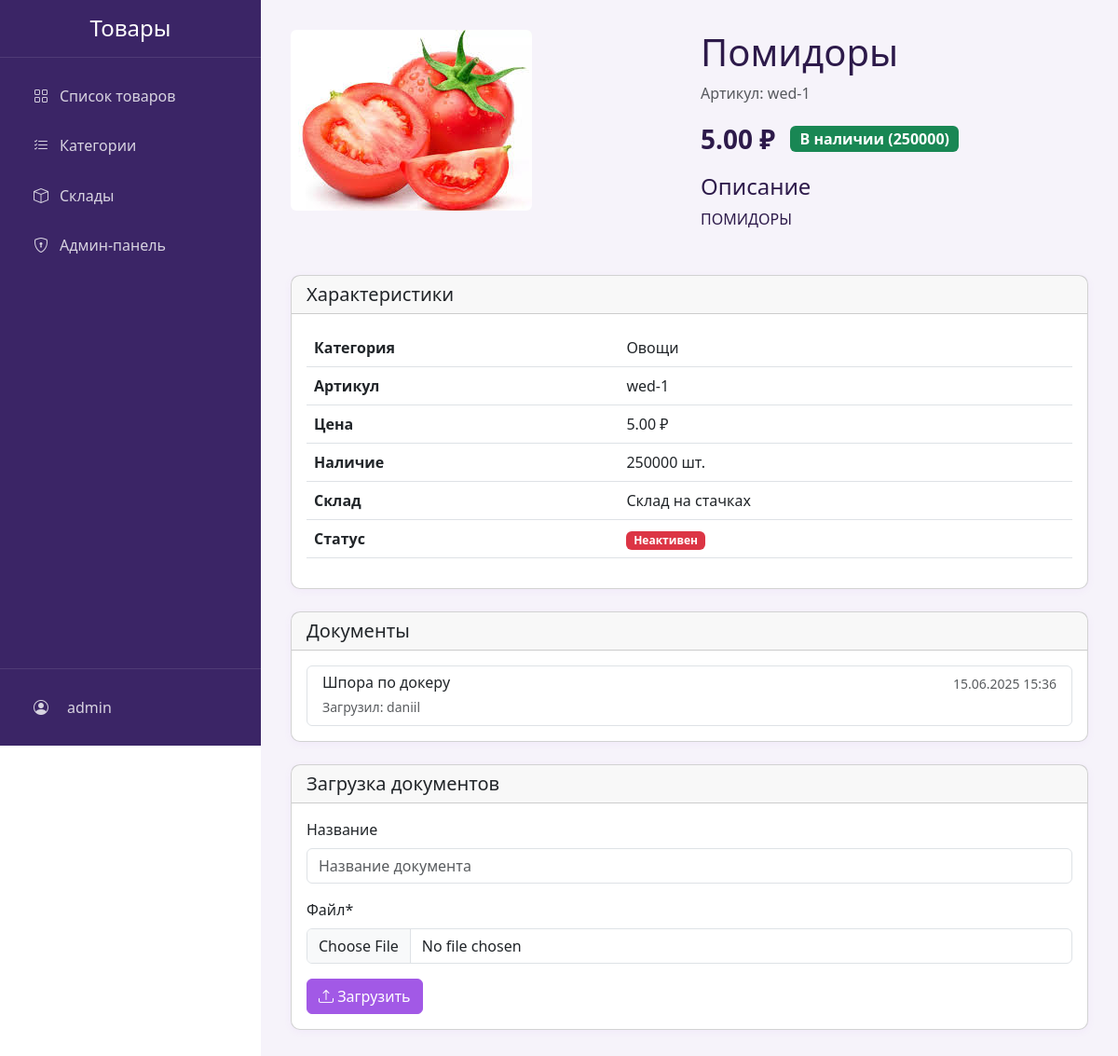
The app's page /product/3/ (signed in) with its own data.
### products/models.py (models this page shows, shortened)
class User(AbstractUser):
    ROLES = (
        ('admin', 'Администратор'),
        ('manager', 'Менеджер'),
        ('client', 'Клиент'),
    )
    role = models.CharField(max_length=10, choices=ROLES, default='client')
    phone = models.CharField(max_length=20, blank=True)
    address = models.TextField(blank=True)

class Product(models.Model):
    name = models.CharField('Название', max_length=200)
    sku = models.CharField('Артикул', max_length=50, unique=True, blank=True)
    description = models.TextField('Описание', blank=True)
    category = models.ForeignKey(Category, on_delete=models.PROTECT, verbose_name='Категория')
    warehouse = models.ForeignKey(Warehouse, on_delete=models.PROTECT, verbose_name='Склад', null=True, blank=True)
    price = models.DecimalField('Цена', max_digits=10, decimal_places=2)
    quantity = models.PositiveIntegerField('Количество', default=0)
    image = models.ImageField('Изображение', upload_to='products/', blank=True, null=True)
    created_at = models.DateTimeField('Дата создания', auto_now_add=True)
    updated_at = models.DateTimeField('Дата обновления', auto_now=True)
    created_by = models.ForeignKey(User, on_delete=models.PROTECT, verbose_name='Создал', null=True, blank=True)
    is_active = models.BooleanField('Активен', default=True)
    class Meta:
        verbose_name = 'Товар'
        verbose_name_plural = 'Товары'
        ordering = ['-created_at']
        permissions = [
            ("can_manage_warehouse_products", "Может управлять товарами склада"),
        ]

class Category(models.Model):
    name = models.CharField('Название', max_length=100)
    description = models.TextField('Описание', blank=True)
    created_at = models.DateTimeField('Дата создания', auto_now_add=True, null=True, blank=True)
    updated_at = models.DateTimeField('Дата обновления', auto_now=True)
    class Meta:
        verbose_name = 'Категория'
        verbose_name_plural = 'Категории'
        ordering = ['name']

class Warehouse(models.Model):
    name = models.CharField('Название', max_length=100)
    address = models.CharField('Адрес', max_length=200)
    description = models.TextField('Описание', blank=True)
    image = models.ImageField('Изображение', upload_to='warehouses/', blank=True, null=True)
    created_at = models.DateTimeField('Дата создания', auto_now_add=True)
    updated_at = models.DateTimeField('Дата обновления', auto_now=True)
    class Meta:
        verbose_name = 'Склад'
        verbose_name_plural = 'Склады'
        ordering = ['name']

class ProductDocument(models.Model):
    product = models.ForeignKey(Product, on_delete=models.CASCADE, related_name='documents')
    file = models.FileField('Файл', upload_to='product_documents/')
    name = models.CharField('Название', max_length=200, null=True, blank=True)
    uploaded_by = models.ForeignKey(User, on_delete=models.PROTECT, null=True, blank=True)
    uploaded_at = models.DateTimeField('Дата загрузки', auto_now_add=True)
    class Meta:
        verbose_name = 'Документ товара'
        verbose_name_plural = 'Документы товаров'
        ordering = ['-uploaded_at']

### products/views.py (the view)
# urls.py: path('product/<int:pk>/', views.product_detail, name='product_detail'),
@login_required
def product_detail(request, pk):
    product = get_object_or_404(Product.objects.prefetch_related('documents'), pk=pk)
    can_view = (
        request.user.is_staff or  # Админ может просматривать все товары
        product.is_active or  # Активные товары видны всем
        (hasattr(request.user, 'profile') and  # Менеджер может просматривать товары своего склада
         request.user.profile.warehouse == product.warehouse)
    )
    if not can_view:
        raise PermissionDenied
    documents = product.documents.all()
    if request.method == 'POST' and request.user.is_authenticated:
        form = DocumentUploadForm(request.POST, request.FILES, user=request.user)
        if form.is_valid():
            document = form.save(commit=False)
            document.product = product
            document.save()
            messages.success(request, 'Файл успешно загружен.')
            return redirect('product_detail', pk=pk)
    else:
        form = DocumentUploadForm(user=request.user)
    return render(request, 'products/detail.html', {
        'product': product,
        'documents': documents,
        'form': form,
    })

### products/templates/products/detail.html (shortened to what this page needs)
{% extends 'base.html' %}
{% load crispy_forms_tags %}
{% block content %}
<div class="row mb-4">
    <div class="col-md-6">
        {% if product.image %}
        <img src="{{ product.image.url }}" class="img-fluid product-image rounded" alt="{{ product.name }}">
        {% else %}
        <div class="bg-secondary d-flex align-items-center justify-content-center rounded" style="height: 400px;">
            <i class="bi bi-image text-white" style="font-size: 5rem;"></i>
        </div>
        {% endif %}
    </div>
    <div class="col-md-6">
        <h1>{{ product.name }}</h1>
        <p class="text-muted">Артикул: {{ product.sku }}</p>
        <div class="d-flex align-items-center mb-3">
            <span class="fs-3 fw-bold me-3">{{ product.price }} ₽</span>
            <span class="badge bg-{% if product.quantity > 0 %}success{% else %}danger{% endif %} fs-6">
                {% if product.quantity > 0 %}В наличии ({{ product.quantity }}){% else %}Нет в наличии{% endif %}
            </span>
        </div>
        <div class="mb-4">
            <h4>Описание</h4>
            <p>{{ product.description }}</p>
        </div>
    </div>
</div>
<div class="row">
    <div class="col-12">
        <div class="card mb-4">
            <div class="card-header">
                <h5 class="mb-0">Характеристики</h5>
            </div>
            <div class="card-body">
                <div class="table-responsive">
                    <table class="table">
                        <tbody>
                            <tr>
                                <th scope="row">Категория</th>
                                <td>{{ product.category.name }}</td>
                            </tr>
                            <tr>
                                <th scope="row">Артикул</th>
                                <td>{{ product.sku }}</td>
                            </tr>
                            <tr>
                                <th scope="row">Цена</th>
                                <td>{{ product.price }} ₽</td>
                            </tr>
                            <tr>
                                <th scope="row">Наличие</th>
                                <td>{{ product.quantity }} шт.</td>
                            </tr>
                            <tr>
                                <th scope="row">Склад</th>
                                <td>{{ product.warehouse.name }}</td>
                            </tr>
                            <tr>
                                <th scope="row">Статус</th>
                                <td>
                                    <span class="badge bg-{% if product.is_active %}success{% else %}danger{% endif %}">
                                        {% if product.is_active %}Активен{% else %}Неактивен{% endif %}
                                    </span>
                                </td>
                            </tr>
                        </tbody>
                    </table>
                </div>
            </div>
        </div>
    </div>
</div>
{% if documents %}
<div class="row">
    <div class="col-12">
        <div class="card">
            <div class="card-header">
                <h5 class="mb-0">Документы</h5>
            </div>
            <div class="card-body">
                <div class="list-group">
                    {% for document in documents %}
                    <a href="{{ document.file.url }}" class="list-group-item list-group-item-action" target="_blank">
                        <div class="d-flex w-100 justify-content-between">
                            <h6 class="mb-1">{{ document.name|default:document.file.name }}</h6>
                            <small class="text-muted">{{ document.uploaded_at|date:"d.m.Y H:i" }}</small>
                        </div>
                        <small class="text-muted">Загрузил: {{ document.uploaded_by.get_full_name|default:document.uploaded_by.username }}</small>
                    </a>
                    {% endfor %}
                </div>
            </div>
        </div>
    </div>
</div>
{% endif %}
{% if user.is_staff or user.role == 'manager' %}
<div class="row mt-4">
    <div class="col-12">
        <div class="card">
            <div class="card-header">
                <h5 class="mb-0">Загрузка документов</h5>
            </div>
            <div class="card-body">
                <form method="post" enctype="multipart/form-data">
                    {{ form|crispy }}
                    <button type="submit" class="btn btn-primary">
                        <i class="bi bi-upload"></i> Загрузить
                    </button>
                </form>
            </div>
        </div>
    </div>
</div>
{% endif %}
{% endblock %}

### products/templates/base.html (shortened to what this page needs)
<!DOCTYPE html>
<html lang="ru">
<head>
    {% load static %}
    <link rel="stylesheet" href="{% static 'css/variables.css' %}">
    <link rel="stylesheet" href="{% static 'css/base.css' %}">
    <link rel="stylesheet" href="{% static 'css/layout.css' %}">
    <link rel="stylesheet" href="{% static 'css/components.css' %}">
    <link rel="stylesheet" href="{% static 'css/utilities.css' %}">
    <link href="https://cdn.jsdelivr.net/npm/bootstrap@5.3.0/dist/css/bootstrap.min.css" rel="stylesheet">
    <link rel="stylesheet" href="https://cdn.jsdelivr.net/npm/bootstrap-icons@1.10.0/font/bootstrap-icons.css">
</head>
<body>
    {% if user.is_authenticated %}
    <nav class="sidebar" id="sidebar">
        <div class="sidebar-header">
            <h4 class="mb-0 text-center">Товары</h4>
        </div>
        <div class="sidebar-menu">
            <ul class="nav flex-column gap-1 px-2">
                {% if user.role == 'manager' or user.role == 'admin' %}
                    <li class="nav-item">
                        <a class="nav-link text-decoration-none {% if request.resolver_match.url_name == 'product_list' %}active{% endif %}" href="{% url 'product_list' %}">
                            <i class="bi bi-grid"></i> Список товаров
                        </a>
                    </li>
                {% endif %}
                {% if user.role == 'manager' or user.role == 'admin' %}
                    <li class="nav-item">
                        <a class="nav-link text-decoration-none {% if request.resolver_match.url_name == 'category_list' %}active{% endif %}" href="{% url 'category_list' %}">
                            <i class="bi bi-list-check"></i> Категории
                        </a>
                    </li>
                {% endif %}
                {% if user.role == 'admin' %}
                    <li class="nav-item">
                        <a class="nav-link text-decoration-none {% if request.resolver_match.url_name == 'warehouse_list' %}active{% endif %}" href="{% url 'warehouse_list' %}">
                            <i class="bi bi-box"></i> Склады
                        </a>
                    </li>
                {% endif %}
                {% if user.role == 'admin' %}
                    <li class="nav-item">
                        <a class="nav-link text-decoration-none" href="/admin/">
                            <i class="bi bi-shield-lock"></i> Админ-панель
                        </a>
                    </li>
                {% endif %}
            </ul>
        </div>
        <div class="user-info py-0 px-2">
            <div class="sidebar-menu">
                <ul class="nav flex-column gap-1">
                    <li class="nav-item">
                        <a class="nav-link text-decoration-none {% if request.resolver_match.url_name == 'profile' %}active{% endif %}" href="{% url 'profile' %}">
                            <i class="bi bi-person-circle me-2"></i>
                            <span>{{ user.username }}</span>
                        </a>
                    </li>
                </ul>
            </div>
        </div>
    </nav>
    {% endif %}
    <main
        class="main-content"
        id="mainContent"
        style="{% if not  user.is_authenticated %}margin-left: 0px;{% endif %}"
    >
        {% block content %}{% endblock %}
    </main>
</body>
</html>

### records on screen
User: username "admin"
Product: image (picture), name "Помидоры", sku "wed-1", price "5.00", quantity "250000", description "ПОМИДОРЫ", category.name "Овощи", warehouse.name "Склад на стачках"
ProductDocument: name "Шпора по докеру", uploaded_at "15.06.2025 15:36", uploaded_by.get_full_name "daniil"
